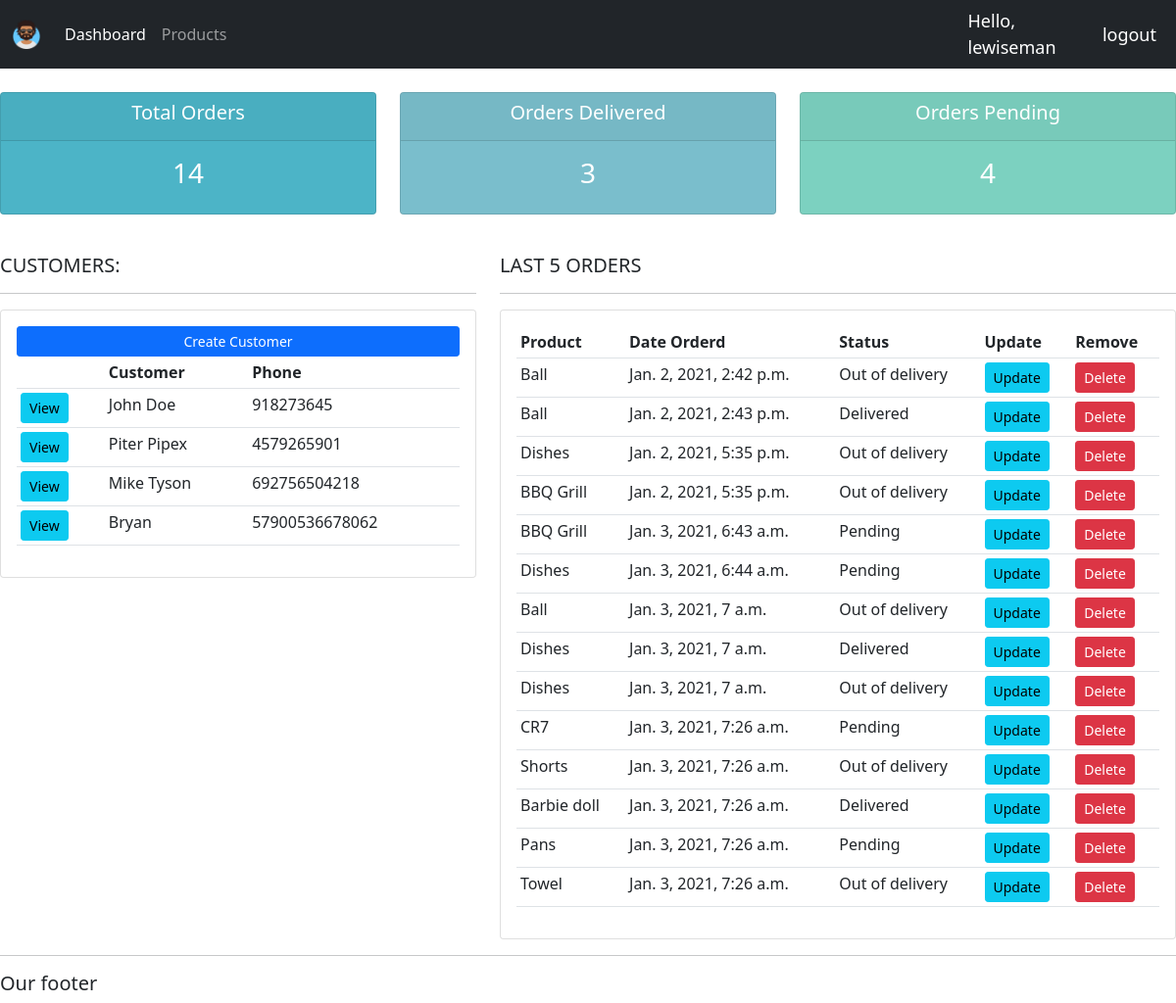
The app's page / (signed in) with its own data.
### accounts/models.py (models this page shows, shortened)
class Customer(models.Model):
    user = models.OneToOneField(User, null=True, blank=True, on_delete=models.CASCADE)
    name = models.CharField(max_length=200, null=True)
    phone = models.IntegerField(null=True)
    email = models.EmailField(null=True)
    profile_pic = models.ImageField(null=True, blank=True, default="defaultmages/profile.jpg", upload_to='profile_pics')
    date_created = models.DateTimeField(auto_now_add=True, null=True)

class Order(models.Model):
    STATUS = (
        ('Pending', 'Pending'),
        ('Out of delivery', 'Out of delivery'),
        ('Delivered', 'Delivered'),
    )
    customer = models.ForeignKey(Customer, null=True, on_delete=models.SET_NULL)
    product = models.ForeignKey(Product, null=True, on_delete=models.SET_NULL)
    date_created = models.DateTimeField(auto_now_add=True, null=True)
    status = models.CharField(max_length=200, null=True, choices=STATUS)

class Product(models.Model):
    CATEGORY = (
        ('Indoor', 'Indoor'),
        ('Out Door', 'Out Door'),
    )
    name = models.CharField(max_length=200, null=True)
    price = models.DecimalField(decimal_places=2, max_digits=6, null=True)
    description = models.TextField(null=True, blank=True)
    category = models.CharField(max_length=200, null=True, choices=CATEGORY)
    date_created = models.DateTimeField(auto_now_add=True, null=True)
    tag = models.ManyToManyField(Tag)
    def __str__(self):
        return self.name

### accounts/decorators.py (the view)
	def wrapper_function(request, *args, **kwargs):
		group = None
		if request.user.groups.exists():
			group = request.user.groups.all()[0].name
		if group == 'customer':
			return redirect('user_page')
		if group == 'admin':
			return view_func(request, *args, **kwargs)

### accounts/views.py (called while the page is built)
@login_required(login_url='login')
@admin_only
def home(request):
    orders = Order.objects.all()
    customers = Customer.objects.all()
    total_customers = customers.count()
    total_orders = orders.count()
    delivered = orders.filter(status='Delivered').count()
    pending = orders.filter(status='Pending').count()
    context = {'orders':orders, 'customers':customers, 'total_customers':total_customers, 'total_orders':total_orders, 'delivered':delivered, 'pending':pending,}
    return render(request, 'accounts/dashboard.html', context)

### accounts/templates/accounts/dashboard.html (shortened to what this page needs)
{% extends 'accounts/base.html' %}
{% load static %}
{% block content %}
{% include 'accounts/status.html' %}
<br>
<div class="row">
    <div class="col-md-5">
        <h5>CUSTOMERS:</h5>
        <hr>
        <div class="card card-body">
            <a class="btn btn-primary  btn-sm btn-block" href="">Create Customer</a>
            <table class="table table-sm">
                <tr>
                    <th></th>
                    <th>Customer</th>
                    <th>Phone</th>
                </tr>
                {% for customer in customers %}
                <tr>
                    <td><a href="{% url 'customer' customer.id %}" class="btn btn-sm btn-info">View</a></td>
                    <td>{{ customer.name }}</td>
                    <td>{{ customer.phone }}</td>
                </tr>
                {% endfor %}
            </table>
        </div>
    </div>
    <div class="col-md-7">
        <h5>LAST 5 ORDERS</h5>
        <hr>
        <div class="card card-body">
            <table class="table table-sm">
                <tr>
                    <th>Product</th>
                    <th>Date Orderd</th>
                    <th>Status</th>
                    <th>Update</th>
                    <th>Remove</th>
                </tr>
                {% for order in orders %}
                <tr>
                    <td>{{ order.product }}</td>
                    <td>{{ order.date_created }}</td>
                    <td>{{ order.status }}</td>
                    <td><a href="{% url 'update_order' order.id %}" class="btn btn-sm btn-info">Update</a></td>
                    <td><a href="{% url 'delete_order' order.id %}" class="btn btn-sm btn-danger">Delete</a></td>
                </tr>
                {% endfor %}
            </table>
        </div>
    </div>
</div>
{% endblock content %}

### accounts/templates/accounts/base.html (shortened to what this page needs)
{% load static %}
<!doctype html>
<html lang="en">
<head>
    <link rel="stylesheet" href="{% static 'css/main.css' %}">
    <link href="https://cdn.jsdelivr.net/npm/bootstrap@5.0.0-beta1/dist/css/bootstrap.min.css" rel="stylesheet">
</head>
<body>
    {% include 'accounts/navbar.html' %}
    {% block content %} {% endblock content %}
    <hr>
    <h5>Our footer</h5>
</body>
</html>

### accounts/templates/accounts/navbar.html (shortened to what this page needs)
{% load static %}
<nav class="navbar navbar-expand-lg navbar-dark bg-dark">
    <div class="container-fluid">
        <a class="navbar-brand" href="#">
            <img src="{% static 'images/favicon.png' %}" alt="face picture" width="30" height="30" class="d-inline-block align-top">
        </a>
        <div class="collapse navbar-collapse" id="navbarNav">
            <ul class="navbar-nav">
                {% if request.user.is_staff %}
                <li class="nav-item">
                    <a class="nav-link {% if request.resolver_match.url_name == 'home' %} active {% endif %}" href="{% url 'home' %}">Dashboard</a>
                </li>
                <li class="nav-item">
                    <a class="nav-link {% if request.resolver_match.url_name == 'products' %} active {% endif %}" href="{% url 'products' %}">Products</a>
                </li>
                {% else %}
                <li class="nav-item">
                    <a class="nav-link {% if request.resolver_match.url_name == 'account' %} active {% endif %}" href="{% url 'account' %}">Settings</a>
                </li>
                {% endif %}
            </ul>
        </div>
    </div>
    <span class="hello-msg">Hello, {{ request.user }}</span>
    <span><a  class="hello-msg" href="{% url 'logout' %}">logout</a></span>
</nav>

### accounts/templates/accounts/status.html
<br>
<div class="row">
	<div class="col">
		<div class="col-md">
			<div class="card text-center text-white  mb-3" id="total-orders">
			  	<div class="card-header">
			  		<h5 class="card-title">Total Orders</h5>
			  	</div>
			  	<div class="card-body">
			    	<h3 class="card-title">{{ total_orders }}</h3>
			  	</div>
			</div>
		</div>
	</div>
	<div class="col">
		<div class="col-md">
			<div class="card text-center text-white  mb-3" id="orders-delivered">
			  	<div class="card-header">
			  		<h5 class="card-title">Orders Delivered</h5>
			  	</div>
			  	<div class="card-body">
			    	<h3 class="card-title">{{ delivered }}</h3>
			  	</div>
			</div>
		</div>
	</div>
	<div class="col">
		<div class="col-md">
			<div class="card text-center text-white  mb-3" id="orders-pending">
			  	<div class="card-header">
			  		<h5 class="card-title">Orders Pending</h5>
			  	</div>
			  	<div class="card-body">
			    	<h3 class="card-title">{{ pending }}</h3>
			  	</div>
			</div>
		</div>
	</div>
</div>

### static/css/main.css (style rules this page uses)
body { background-color: #ebeff5; }
#total-orders { background-color: #4cb4c7; }
#orders-delivered { background-color: #7abecc; }
#orders-pending { background-color: #7CD1C0; }

### accounts/templates/accounts/navbar.html (style rules this page uses)
.hello-msg { font-size: 18px; color: white; margin-right: 20px; text-decoration: none; }

### records on screen
Customer: name "John Doe", phone "918273645"
Customer: name "Piter Pipex", phone "4579265901"
Customer: name "Mike Tyson", phone "692756504218"
Customer: name "Bryan", phone "57900536678062"
Order: product "Ball", date_created "Jan. 2, 2021, 2:42 p.m.", status "Out of delivery"
Order: product "Ball", date_created "Jan. 2, 2021, 2:43 p.m.", status "Delivered"
Order: product "Dishes", date_created "Jan. 2, 2021, 5:35 p.m.", status "Out of delivery"
Order: product "BBQ Grill", date_created "Jan. 2, 2021, 5:35 p.m.", status "Out of delivery"
Order: product "BBQ Grill", date_created "Jan. 3, 2021, 6:43 a.m.", status "Pending"
Order: product "Dishes", date_created "Jan. 3, 2021, 6:44 a.m.", status "Pending"
Order: product "Ball", date_created "Jan. 3, 2021, 7 a.m.", status "Out of delivery"
Order: product "Dishes", date_created "Jan. 3, 2021, 7 a.m.", status "Delivered"
Order: product "Dishes", date_created "Jan. 3, 2021, 7 a.m.", status "Out of delivery"
Order: product "CR7", date_created "Jan. 3, 2021, 7:26 a.m.", status "Pending"
Order: product "Shorts", date_created "Jan. 3, 2021, 7:26 a.m.", status "Out of delivery"
Order: product "Barbie doll", date_created "Jan. 3, 2021, 7:26 a.m.", status "Delivered"
Order: product "Pans", date_created "Jan. 3, 2021, 7:26 a.m.", status "Pending"
Order: product "Towel", date_created "Jan. 3, 2021, 7:26 a.m.", status "Out of delivery"

### other values on screen
{{ request.user }} "lewiseman"
{{ total_orders }} "14"
{{ delivered }} "3"
{{ pending }} "4"
